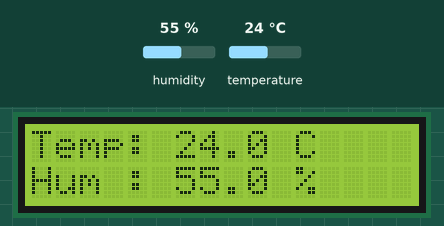
The sketch below on a simulated Arduino Uno, built with avr-gcc and run on an emulated ATmega328P. On the bench: 16×2 character LCD. The test bench sets the inputs (shaded band); at power-on: humidity 55 %, temperature 24 °C. What the sketch prints to the serial monitor is not drawn.

Above: at 3.2 s.
3.3 s: humidity set to 22 %
At 5.4 s:
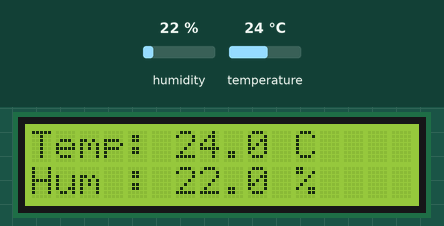
6.0 s: temperature set to 12 °C
At 7.6 s:
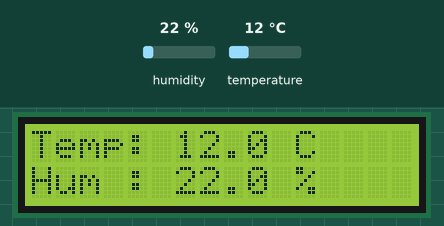
8.7 s: humidity set to 40 %
At 10.8 s:
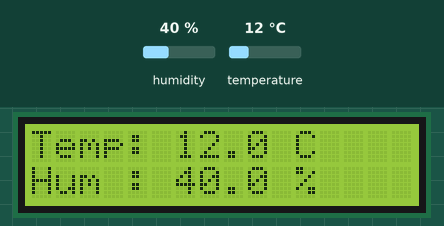
11.8 s: temperature set to 19 °C
At 12.9 s:
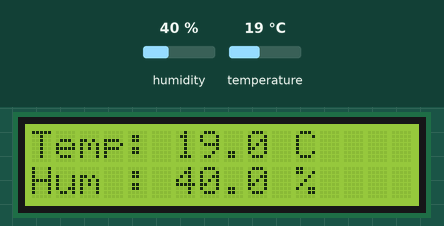
Timing chart, 0 to 14.8 s (numbered marks = the images above; inputs shaded):
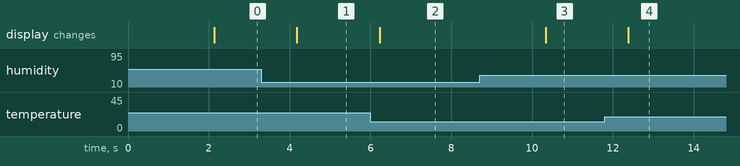

The sketch:

TempHum.ino
```cpp
#include <Wire.h>
#include <LiquidCrystal_I2C.h>
#include <DHT.h>

// Sensor and LCD setup
#define DHTPIN 2          // DHT sensor data pin
#define DHTTYPE DHT11     // Type
DHT dht(DHTPIN, DHTTYPE);

LiquidCrystal_I2C lcd(0x27, 16, 2); // I2C address, 16 cols, 2 rows

void setup() {
  Serial.begin(9600);
  dht.begin();
  lcd.init();
  lcd.backlight();

  lcd.setCursor(0, 0);
  lcd.print("Temp & Humidity");
  delay(2000);
  lcd.clear();
}

void loop() {
  float h = dht.readHumidity();
  float t = dht.readTemperature();

  if (isnan(h) || isnan(t)) {
    Serial.println("Failed to read from DHT sensor!");
    lcd.setCursor(0, 0);
    lcd.print("Sensor error    ");
    return;
  }

  // Serial Logging
  Serial.print("Temperature: ");
  Serial.print(t);
  Serial.print(" °C, Humidity: ");
  Serial.print(h);
  Serial.println(" %");

  // LCD Display
  lcd.setCursor(0, 0);
  lcd.print("Temp: ");
  lcd.print(t, 1);
  lcd.print(" C ");

  lcd.setCursor(0, 1);
  lcd.print("Hum : ");
  lcd.print(h, 1);
  lcd.print(" % ");

  delay(2000); // 2 seconds between readings
}
```

Measured:
- after the input at 3.3 s, the display: changes after 0.88 s (image 1)
- after the input at 6.0 s, the display: changes after 0.23 s (image 2)
- after the input at 8.7 s, the display: changes after 1.6 s (image 3)
- after the input at 11.8 s, the display: changes after 0.58 s (image 4)
